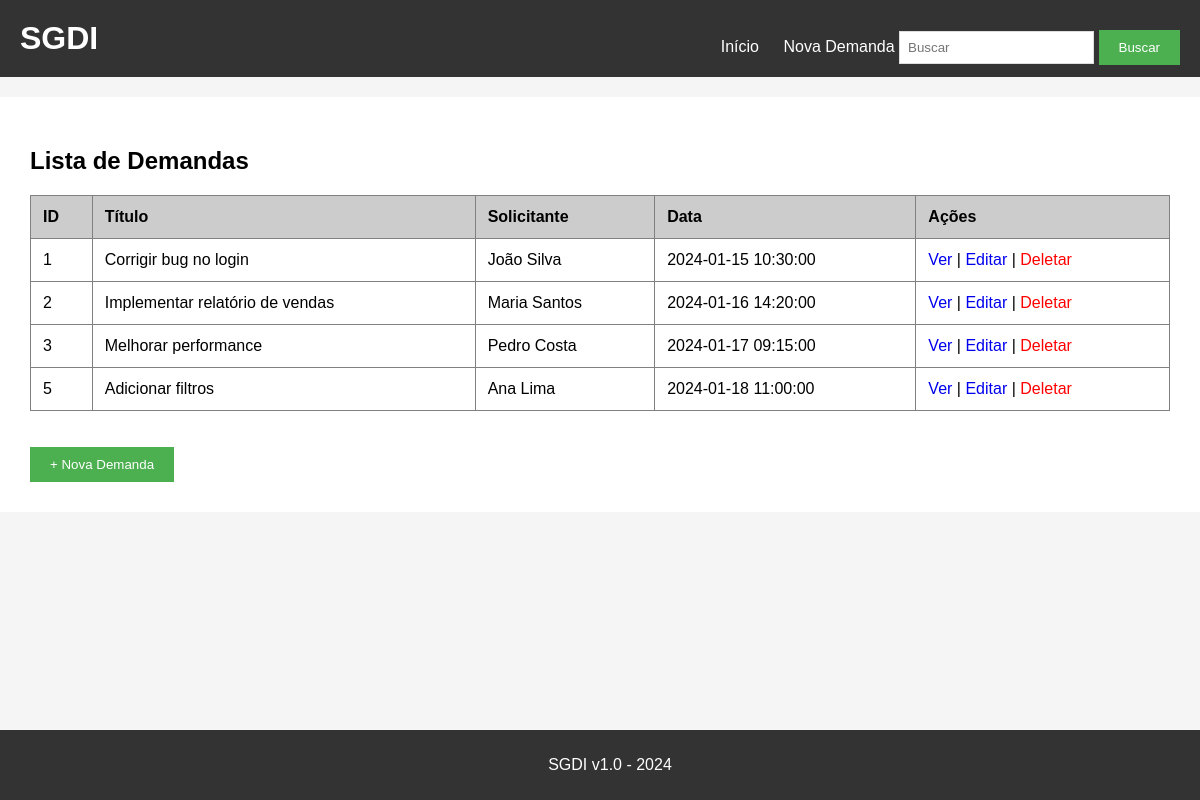
/, run on an earlier commit of the app's database.
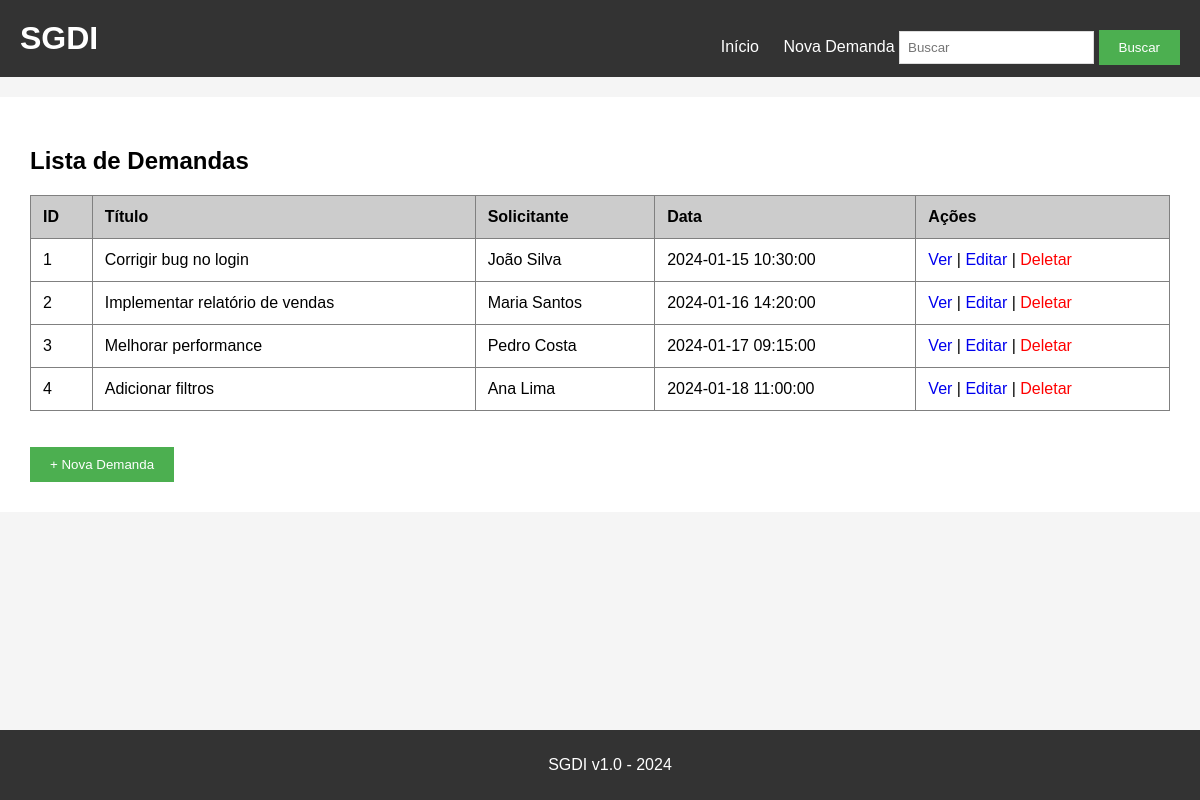
And on a later commit of the database.
### tables this page shows
CREATE TABLE demandas (
    id INTEGER PRIMARY KEY AUTOINCREMENT,
    titulo TEXT NOT NULL,
    descricao TEXT,
    solicitante TEXT,
    data_criacao TEXT
);

### app.py (the view)
@app.route('/')
def index():
    conn = sqlite3.connect('demandas.db')
    cursor = conn.cursor()
    demandas = cursor.execute('SELECT * FROM demandas').fetchall()
    conn.close()
    return render_template('index.html', demandas=demandas)

### templates/index.html
{% extends "base.html" %}
{% block content %}
<h2>Lista de Demandas</h2>
<table border="1" cellpadding="10" cellspacing="0" width="100%">
    <thead>
        <tr bgcolor="#cccccc">
            <th>ID</th>
            <th>Título</th>
            <th>Solicitante</th>
            <th>Data</th>
            <th>Ações</th>
        </tr>
    </thead>
    <tbody>
        {% for demanda in demandas %}
        <tr>
            <td>{{ demanda[0] }}</td>
            <td>{{ demanda[1] }}</td>
            <td>{{ demanda[3] }}</td>
            <td>{{ demanda[4] }}</td>
            <td>
                <a href="/detalhes/{{ demanda[0] }}">Ver</a>
                |
                <a href="/editar/{{ demanda[0] }}">Editar</a>
                |
                <a href="/deletar/{{ demanda[0] }}" style="color:red;">Deletar</a>
            </td>
        </tr>
        {% endfor %}
    </tbody>
</table>
<br><br>
<a href="/nova_demanda"><button>+ Nova Demanda</button></a>
{% endblock %}

### templates/base.html (shortened to what this page needs)
<!DOCTYPE html>
<html>
<head>
    <link rel="stylesheet" href="{{ url_for('static', filename='style.css') }}">
</head>
<body>
    <div class="header">
        <h1>SGDI</h1>
        <div class="menu">
            <a href="/">Início</a>
            <a href="/nova_demanda">Nova Demanda</a>
            <form action="/buscar" method="GET" style="display:inline;">
                <input type="text" name="q" placeholder="Buscar">
                <button type="submit">Buscar</button>
            </form>
        </div>
    </div>
    <div class="container">
        {% block content %}{% endblock %}
    </div>
    <div class="footer">
        <p>SGDI v1.0 - 2024</p>
    </div>
</body>
</html>

### static/style.css (style rules this page uses)
body { font-family: Arial, sans-serif; background-color: #f5f5f5; padding: 0; margin: 0; }
.header { background-color: #333; color: white; padding: 20px; }
.header h1 { margin: 0; display: inline-block; }
.menu { float: right; margin-top: 10px; }
.menu a { color: white; text-decoration: none; margin-left: 20px; }
.container { max-width: 1200px; margin: 20px auto; background: white; padding: 30px; }
.footer { background-color: #333; color: white; text-align: center; padding: 10px; position: fixed; bottom: 0; width: 100%; }
button { background-color: #4CAF50; color: white; padding: 10px 20px; border: none; cursor: pointer; }
table { border-collapse: collapse; }
th { text-align: left; padding: 12px; }
td { padding: 12px; }
table a { text-decoration: none; }
input[type="text"], textarea { padding: 8px; border: 1px solid #ddd; }

### templates/base.html (style rules this page uses)
body { margin: 0; }

What changed in the data, as far as the page shows it:
changed demandas "Adicionar filtros": id "5" → "4"
